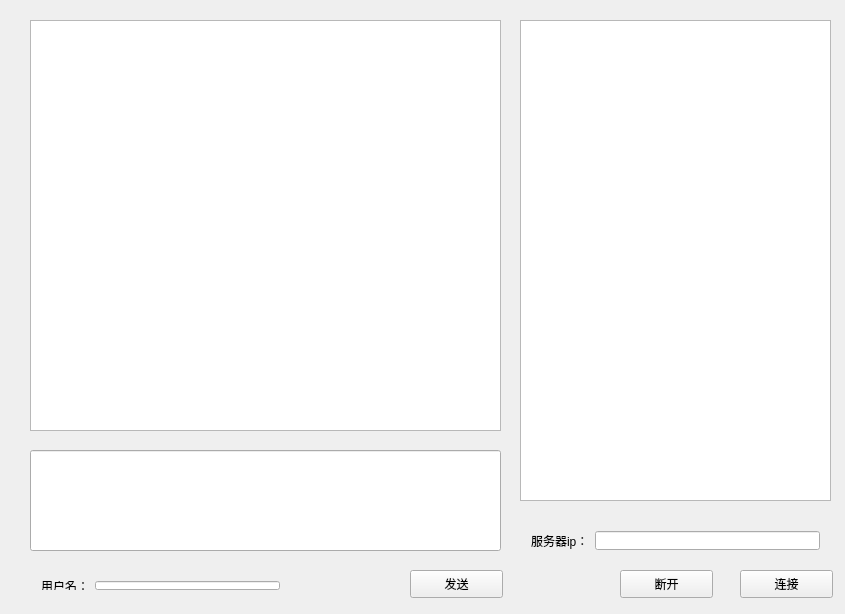
<?xml version="1.0" encoding="UTF-8"?>
<ui version="4.0">
 <class>chat_own</class>
 <widget class="QWidget" name="chat_own">
  <property name="geometry">
   <rect>
    <x>0</x>
    <y>0</y>
    <width>845</width>
    <height>614</height>
   </rect>
  </property>
  <property name="windowTitle">
   <string>chat_own</string>
  </property>
  <widget class="QTextEdit" name="displayTextEdit">
   <property name="geometry">
    <rect>
     <x>30</x>
     <y>20</y>
     <width>471</width>
     <height>411</height>
    </rect>
   </property>
  </widget>
  <widget class="QListWidget" name="userListWidget">
   <property name="geometry">
    <rect>
     <x>520</x>
     <y>20</y>
     <width>311</width>
     <height>481</height>
    </rect>
   </property>
  </widget>
  <widget class="QPushButton" name="sendButton">
   <property name="geometry">
    <rect>
     <x>410</x>
     <y>570</y>
     <width>93</width>
     <height>28</height>
    </rect>
   </property>
   <property name="text">
    <string>发送</string>
   </property>
  </widget>
  <widget class="QPushButton" name="connectButton">
   <property name="geometry">
    <rect>
     <x>740</x>
     <y>570</y>
     <width>93</width>
     <height>28</height>
    </rect>
   </property>
   <property name="text">
    <string>连接</string>
   </property>
  </widget>
  <widget class="QPushButton" name="disconnectButton">
   <property name="geometry">
    <rect>
     <x>620</x>
     <y>570</y>
     <width>93</width>
     <height>28</height>
    </rect>
   </property>
   <property name="text">
    <string>断开</string>
   </property>
  </widget>
  <widget class="QLineEdit" name="contentLineEdit">
   <property name="geometry">
    <rect>
     <x>30</x>
     <y>450</y>
     <width>471</width>
     <height>101</height>
    </rect>
   </property>
  </widget>
  <widget class="QWidget" name="">
   <property name="geometry">
    <rect>
     <x>520</x>
     <y>520</y>
     <width>311</width>
     <height>41</height>
    </rect>
   </property>
   <layout class="QHBoxLayout" name="horizontalLayout">
    <item>
     <widget class="QLabel" name="serverLabel">
      <property name="text">
       <string>服务器ip：</string>
      </property>
     </widget>
    </item>
    <item>
     <widget class="QLineEdit" name="serverIPLineEdit"/>
    </item>
   </layout>
  </widget>
  <widget class="QWidget" name="">
   <property name="geometry">
    <rect>
     <x>30</x>
     <y>570</y>
     <width>261</width>
     <height>31</height>
    </rect>
   </property>
   <layout class="QHBoxLayout" name="horizontalLayout_2">
    <item>
     <widget class="QLabel" name="label">
      <property name="text">
       <string>用户名：</string>
      </property>
     </widget>
    </item>
    <item>
     <widget class="QLineEdit" name="userNameLineEdit"/>
    </item>
   </layout>
  </widget>
 </widget>
 <layoutdefault spacing="6" margin="11"/>
 <resources/>
 <connections/>
</ui>
